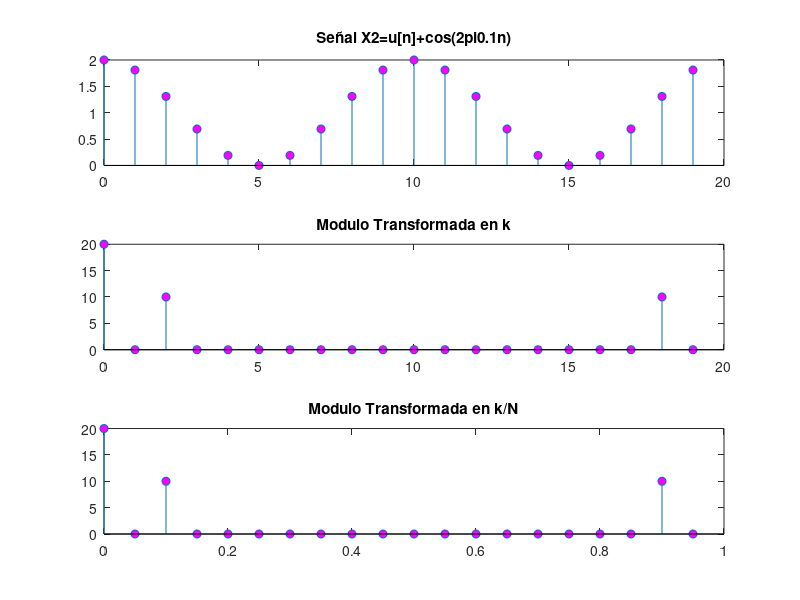

Recreate this plot in MATLAB.
#Inicializamos
close all
clear all
clc

#Numero de muestras
N=20;
#Rango
n=0:N-1;
#Valor de K
k=n;
#Señal X2=u[n]+cos(2pi0.1n)
senalA1X1=ones(1,N);
senalA1X2=senalA1X1+cos(2*pi*0.1*n);

#Transformada de la señal x1
transA1X2=fft(senalA1X2);

#Representamos al señal
figure('name','Transformadas X2.','NumberTitle','off');
subplot(311);
stem(n,senalA1X2, "markerfacecolor", [1 0 1]);
title ("Señal X2=u[n]+cos(2pi0.1n)");

#Representamos el modulo de la transformada en k
subplot(312);
stem(k,abs(transA1X2), "markerfacecolor", [1 0 1]);
title ("Modulo Transformada en k");

#Representamos el modulo de la transformada en k/N
subplot(313);
stem(k/N,abs(transA1X2), "markerfacecolor", [1 0 1]);
title ("Modulo Transformada en k/N");
